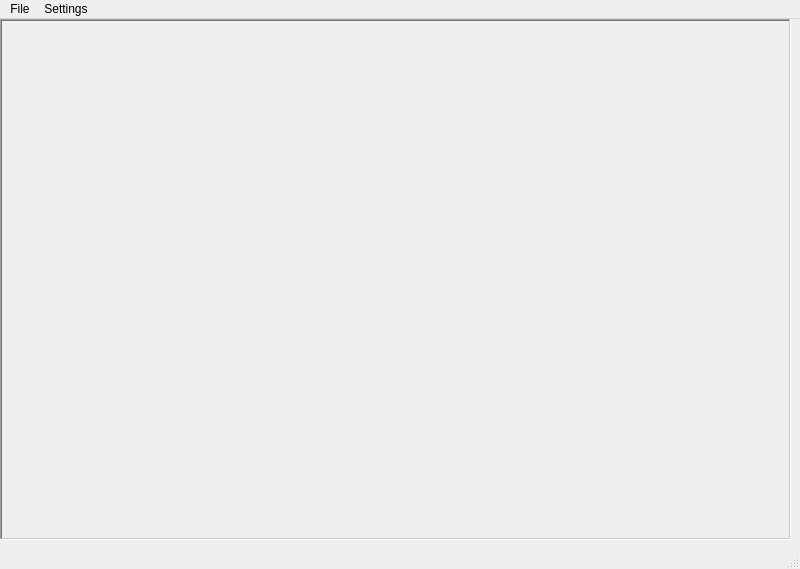
<?xml version="1.0" encoding="UTF-8"?>
<ui version="4.0">
 <class>MainWindow</class>
 <widget class="QMainWindow" name="MainWindow">
  <property name="geometry">
   <rect>
    <x>0</x>
    <y>0</y>
    <width>800</width>
    <height>569</height>
   </rect>
  </property>
  <property name="windowTitle">
   <string>MainWindow</string>
  </property>
  <widget class="QWidget" name="frameColor">
   <widget class="QLabel" name="labelImage">
    <property name="geometry">
     <rect>
      <x>0</x>
      <y>0</y>
      <width>791</width>
      <height>521</height>
     </rect>
    </property>
    <property name="frameShape">
     <enum>QFrame::WinPanel</enum>
    </property>
    <property name="frameShadow">
     <enum>QFrame::Sunken</enum>
    </property>
    <property name="text">
     <string/>
    </property>
   </widget>
  </widget>
  <widget class="QMenuBar" name="menubar">
   <property name="geometry">
    <rect>
     <x>0</x>
     <y>0</y>
     <width>800</width>
     <height>21</height>
    </rect>
   </property>
   <widget class="QMenu" name="menuFile">
    <property name="title">
     <string>File</string>
    </property>
    <addaction name="action_Open"/>
    <addaction name="separator"/>
    <addaction name="actionE_xit"/>
   </widget>
   <widget class="QMenu" name="menuSettings">
    <property name="title">
     <string>Settings</string>
    </property>
    <addaction name="actionMenu_Color"/>
    <addaction name="actionBackground_Color"/>
   </widget>
   <addaction name="menuFile"/>
   <addaction name="menuSettings"/>
  </widget>
  <widget class="QStatusBar" name="statusbar"/>
  <action name="action_Open">
   <property name="text">
    <string>Open</string>
   </property>
  </action>
  <action name="actionE_xit">
   <property name="text">
    <string>Exit</string>
   </property>
  </action>
  <action name="actionMenu_Color">
   <property name="text">
    <string>Menu Color</string>
   </property>
  </action>
  <action name="actionBackground_Color">
   <property name="text">
    <string>Background Color</string>
   </property>
  </action>
 </widget>
 <resources/>
 <connections/>
</ui>
